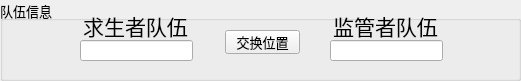
  <widget class="QGroupBox" name="groupBox">
   <property name="geometry">
    <rect>
     <x>30</x>
     <y>20</y>
     <width>521</width>
     <height>81</height>
    </rect>
   </property>
   <property name="font">
    <font>
     <family>Arial</family>
     <pointsize>10</pointsize>
    </font>
   </property>
   <property name="title">
    <string>队伍信息</string>
   </property>
   <widget class="QLabel" name="label_2">
    <property name="geometry">
     <rect>
      <x>330</x>
      <y>10</y>
      <width>111</width>
      <height>31</height>
     </rect>
    </property>
    <property name="font">
     <font>
      <family>华康POP</family>
      <pointsize>16</pointsize>
     </font>
    </property>
    <property name="text">
     <string>监管者队伍</string>
    </property>
    <property name="alignment">
     <set>Qt::AlignCenter</set>
    </property>
    <property name="buddy">
     <cstring>lEdtHun</cstring>
    </property>
   </widget>
   <widget class="QLabel" name="label">
    <property name="geometry">
     <rect>
      <x>80</x>
      <y>10</y>
      <width>111</width>
      <height>31</height>
     </rect>
    </property>
    <property name="font">
     <font>
      <family>华康POP</family>
      <pointsize>16</pointsize>
     </font>
    </property>
    <property name="text">
     <string>求生者队伍</string>
    </property>
    <property name="alignment">
     <set>Qt::AlignCenter</set>
    </property>
    <property name="buddy">
     <cstring>lEdtSur</cstring>
    </property>
   </widget>
   <widget class="QPushButton" name="pButSwapTeam">
    <property name="geometry">
     <rect>
      <x>225</x>
      <y>30</y>
      <width>75</width>
      <height>24</height>
     </rect>
    </property>
    <property name="text">
     <string>交换位置</string>
    </property>
   </widget>
   <widget class="QLineEdit" name="lEdtSur">
    <property name="geometry">
     <rect>
      <x>80</x>
      <y>40</y>
      <width>113</width>
      <height>21</height>
     </rect>
    </property>
   </widget>
   <widget class="QLineEdit" name="lEdtHun">
    <property name="geometry">
     <rect>
      <x>330</x>
      <y>40</y>
      <width>113</width>
      <height>21</height>
     </rect>
    </property>
   </widget>
  </widget>
